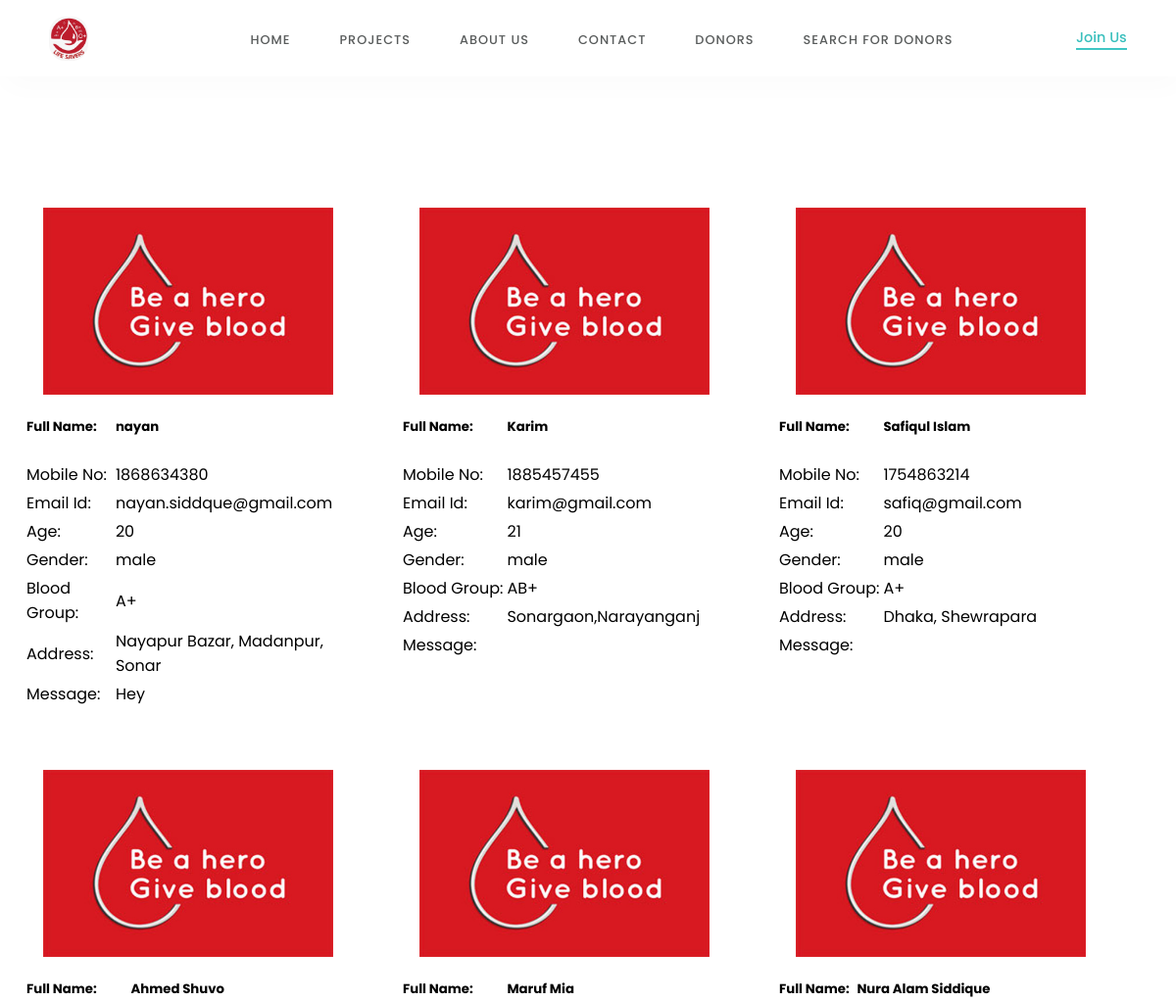
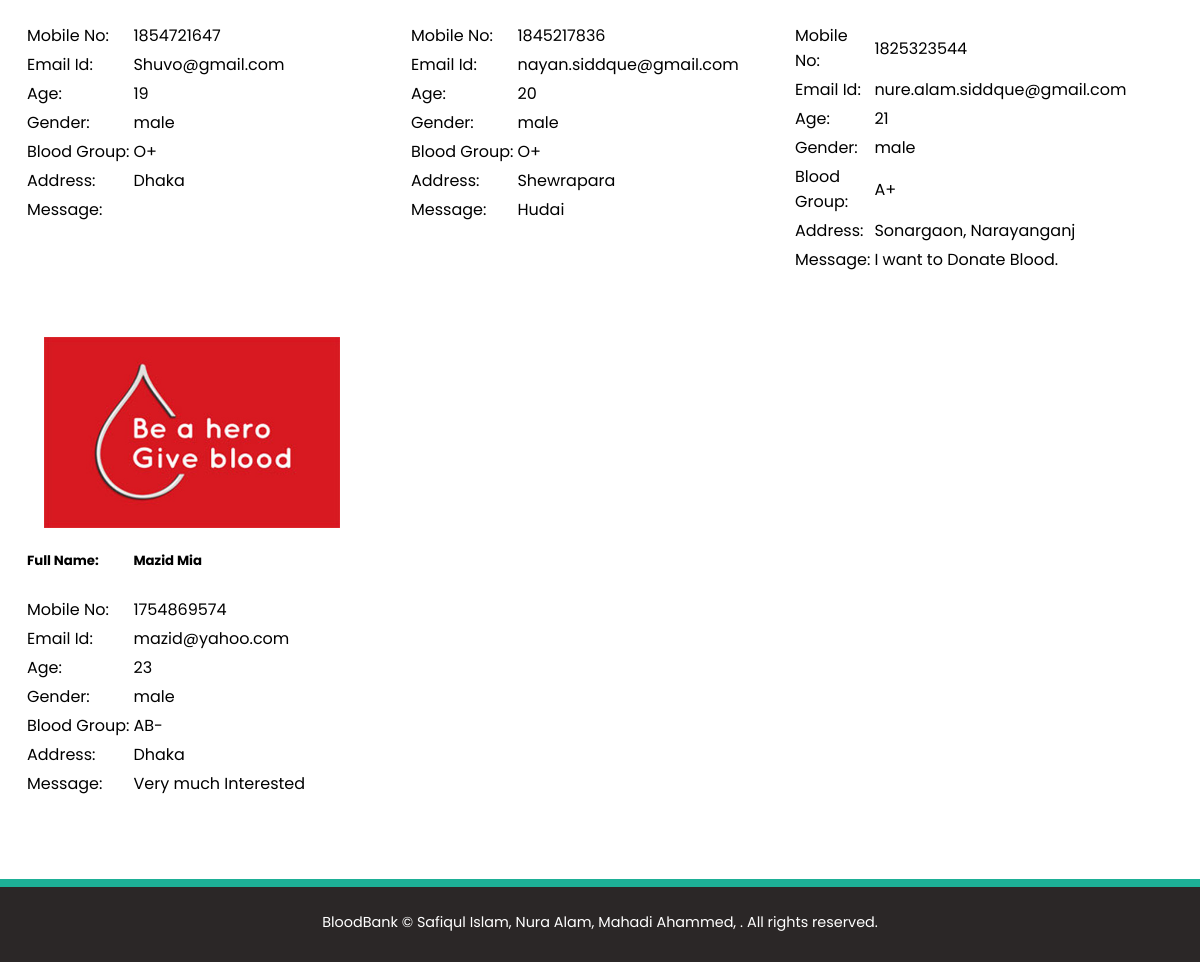
The page /donor.php on the database its author committed (2 pictures, top to bottom).
### tables this page shows
CREATE TABLE `become_donor` (
  `id` int(11) NOT NULL,
  `full_name` varchar(30) NOT NULL,
  `mob_no` int(15) NOT NULL,
  `email_id` varchar(30) NOT NULL,
  `age` int(10) NOT NULL,
  `gender` varchar(30) NOT NULL,
  `blood_group` varchar(30) NOT NULL,
  `Addres` varchar(30) NOT NULL,
  `messages` varchar(30) NOT NULL
);

### donor.php (the view, shortened to what this page needs)
    <?php
        include('config.php');
    ?>
<html>
<head>
    <link rel="stylesheet" href="css/style.css">
    <link rel="stylesheet" href="css/contact-form.css">
    <link rel="stylesheet" href="css/donor.css">
</head>
<body>
    <section id="maincon">
        <nav>
            <a href="#" class="logo">
                <img src="images/logo.png"/>
            </a>
            <ul class="menu">
                <li><a href="index.php">Home</a></li>
                <li><a href="index.php#projects">Projects</a></li>
                <li><a href="index.php#our">About Us</a></li>
                <li><a href="contact.php">Contact</a></li>
                <li><a href="donor.php">Donors</a></li>
                <li><a href="search.php">Search For Donors</a></li>
            </ul>
            <a href="joinus.php" class="hey">Join Us</a>
            </nav>
            </section><br> <br> <br> <br>
<section id="donor">
<div class="phgal">
<?php
$sql = "SELECT * FROM Become_Donor";
$result = $conn->query($sql);
    if ($result->num_rows > 0) {
    while($row = $result->fetch_assoc()) {
        echo "
        <div class=resp>
        <div class=gallary>
            <a href=images/abc.jpg target=_blank><img src=images/abc.jpg alt=Img not found></a>
            <div class=cap>
            <table>
            <tr>
                <td><h5>Full Name: </h5></td>
                <td><h5>" . $row["full_name"]. "</h5></td>
            </tr>
            <tr>
                <td>Mobile No: </td>
                <td>" . $row["mob_no"]. "</td>
            </tr>
            <tr>
                <td>Email Id: </td>
                <td>" . $row["email_id"]. "</td>
            </tr>
            <tr>
                <td>Age: </td>
                <td>" . $row["age"]. "</td>
            </tr>
            <tr>
                <td>Gender: </td>
                <td>" . $row["gender"]. "</td>
            </tr>
            <tr>
                <td>Blood Group: </td>
                <td>" . $row["blood_group"]. "</td>
            </tr>
            <tr>
                <td>Address: </td>
                <td>" . $row["Addres"]. "</td>
            </tr>
            <tr>
                <td>Message: </td>
                <td>" . $row["messages"]. "</td>
            </tr>
        </table>
            </div>
        </div>
    </div>
        ";
    }
    }
    else {
        echo "0 results";
    }
    ?>
    </div>
</section>
<footer>
<p>BloodBank © Safiqul Islam, Nura Alam, Mahadi Ahammed, . All rights reserved.</p>
</footer>
</body>
</html>

### css/style.css (style rules this page uses)
body { margin:0px; padding: 0px; font-family: poppins; }
* { box-sizing:border-box; scroll-behavior: smooth; }
ul { list-style:none; }
a { text-decoration:none; }
#maincon { width:100%; height:10vh; position: relative; }
nav { display: flex; justify-content: space-around; align-items: center; box-shadow: 5px 10px 30px rgba(0,0,0,0.02); position: fixed; left: 0; top: 0; width:100%; z-index: 1; background-color: #FFFFFF; }
.logo img { height:45px; border-radius: 40%; }
nav ul { display: flex; }
nav ul li a { height:40px; line-height: 43px; margin: 3px; padding: 0px 22px; display: flex; font-size: 0.8rem; text-transform: uppercase; font-weight: 500; color:#585b5b; letter-spacing: 1px; }
.hey { color:#39bfbd; font-weight: 500; font-size: 0.9rem; border-bottom: 2px solid #40c6c4; }
footer { width: 100%; height: 5.2rem; position: sticky; display:flex; justify-content: space-around; border-top: 0.5rem solid #1db096; }
footer p { margin:15px 0px; color:#ffffff; font-size: 0.9rem; }

### css/contact-form.css (style rules this page uses)
footer { padding: 10px 20px; background: rgb(43, 39, 39); color: white; text-align: center; }

### css/donor.css (style rules this page uses)
div.gallary img { width: 100%; height: auto; padding: 20px; }
.cap { font-size: 12pt; text-align: left; }
a { text-decoration: none; }
.resp { width: 30%; height: 550px; padding-left: 1%; padding-bottom: 2%; padding-right: 1%; padding-up: 3%; margin-bottom: 3%; margin: 1%; float: left; position: relative; display: inline; }

### donor.php (style rules this page uses)
.phgal { color: blue; background-color: coral; }

### rows shown on the page
become_donor: full_name "nayan", mob_no "1868634380", email "nayan.siddque@gmail.com", age "20", gender "male", blood_group "A+", Addres "Nayapur Bazar, Madanpur, Sonar", messages "Hey"
become_donor: full_name "Karim", mob_no "1885457455", email "karim@gmail.com", age "21", gender "male", blood_group "AB+", Addres "Sonargaon,Narayanganj"
become_donor: full_name "Safiqul Islam", mob_no "1754863214", email "safiq@gmail.com", age "20", gender "male", blood_group "A+", Addres "Dhaka, Shewrapara"
become_donor: full_name "Ahmed Shuvo", mob_no "1854721647", email "Shuvo@gmail.com", age "19", gender "male", blood_group "O+", Addres "Dhaka"
become_donor: full_name "Maruf Mia", mob_no "1845217836", email "nayan.siddque@gmail.com", age "20", gender "male", blood_group "O+", Addres "Shewrapara", messages "Hudai"
become_donor: full_name "Nura Alam Siddique", mob_no "1825323544", email "nure.alam.siddque@gmail.com", age "21", gender "male", blood_group "A+", Addres "Sonargaon, Narayanganj", messages "I want to Donate Blood."
become_donor: full_name "Mazid Mia", mob_no "1754869574", email "mazid@yahoo.com", age "23", gender "male", blood_group "AB-", Addres "Dhaka", messages "Very much Interested"
